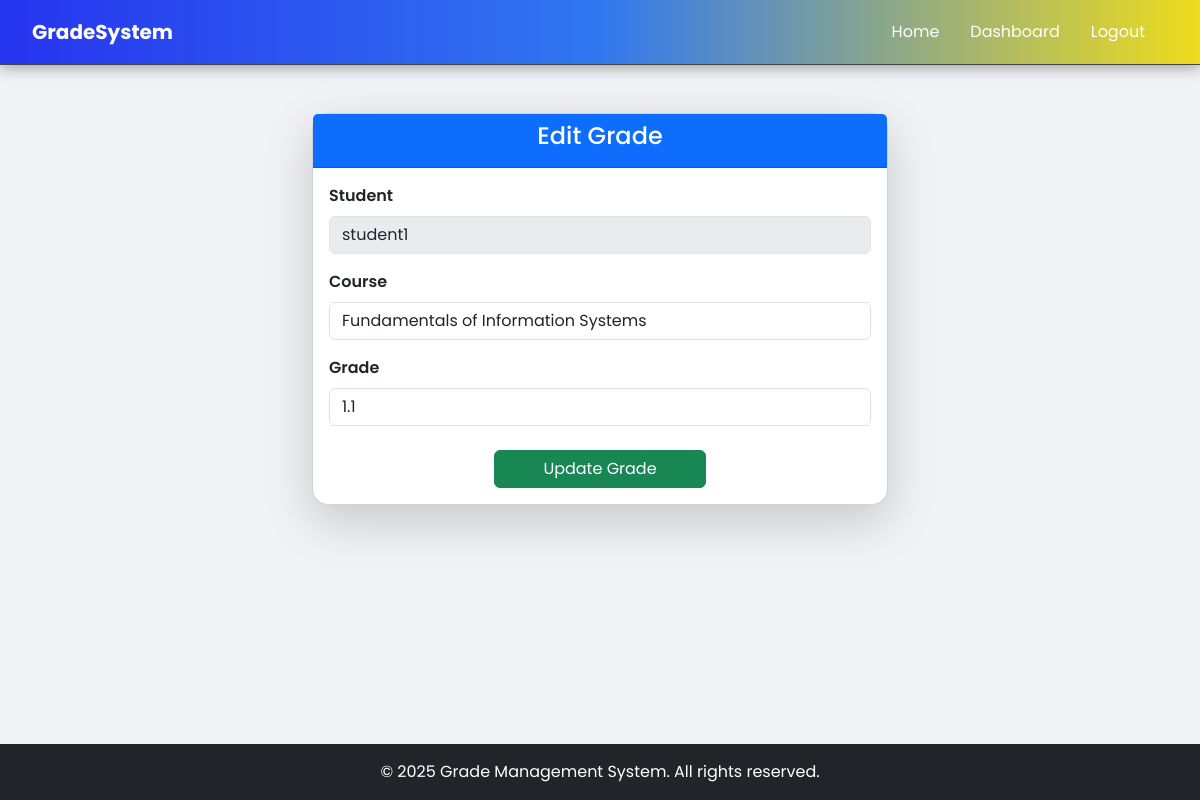
/edit-grade/3/ (signed in), run on an earlier commit of the app's database.
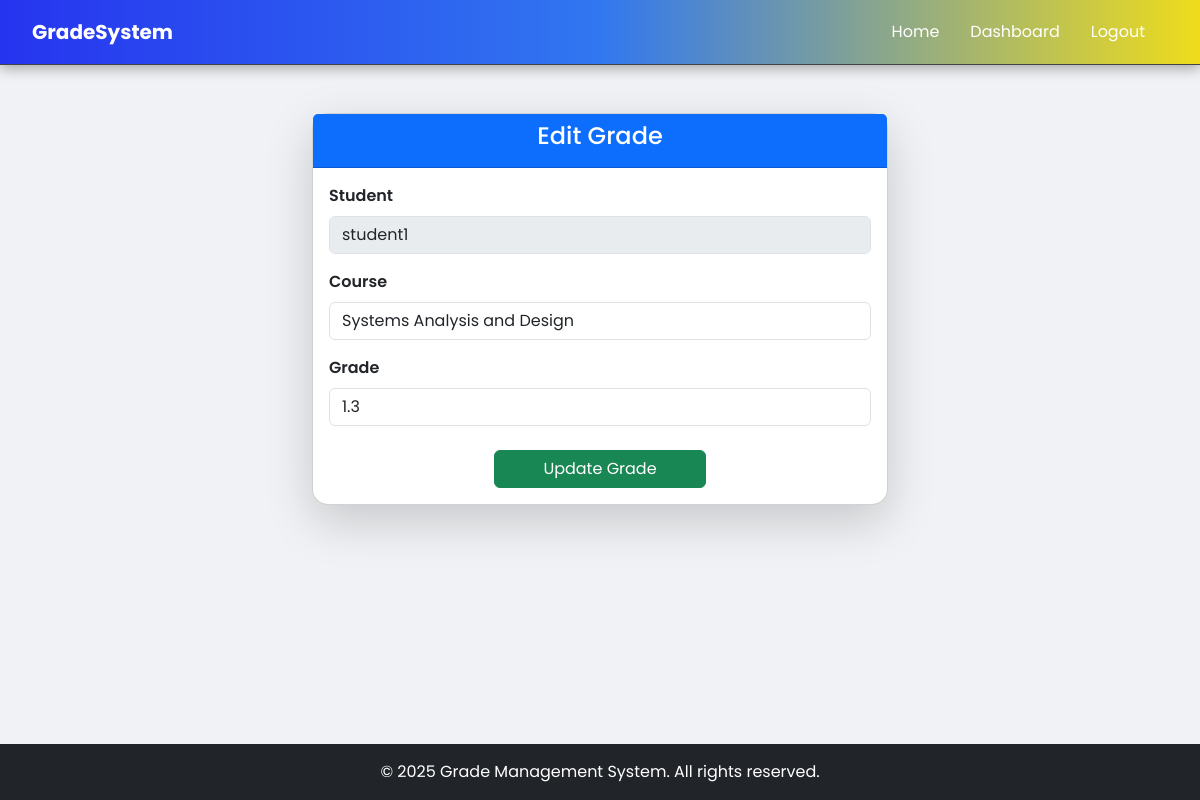
And on a later commit of the database.
### core/models.py (models this page shows, shortened)
class Grade(models.Model):
    student = models.ForeignKey(Student, on_delete=models.CASCADE)
    course = models.CharField(max_length=255)
    grade = models.CharField(max_length=5)
    year_level = models.CharField(
        max_length=10,
        choices=[
            ('1st Year', '1st Year'),
            ('2nd Year', '2nd Year'),
            ('3rd Year', '3rd Year'),
            ('4th Year', '4th Year'),
        ]
    )
    semester = models.CharField(
        max_length=10,
        choices=[
            ('1st Sem', '1st Sem'),
            ('2nd Sem', '2nd Sem'),
        ]
    )
    teacher = models.ForeignKey(Teacher, on_delete=models.SET_NULL, null=True)

class Student(models.Model):
    user = models.OneToOneField(User, on_delete=models.CASCADE)
    grade_level = models.CharField(max_length=50)

### core/views.py (the view)
# urls.py: path('edit-grade/<int:grade_id>/', views.edit_grade, name='edit_grade'),
@login_required
def edit_grade(request, grade_id):
    if hasattr(request.user, 'teacher'):
        grade = get_object_or_404(Grade, id=grade_id)
        if request.method == 'POST':
            grade.grade = request.POST['grade']
            grade.save()
            messages.success(request, "Grade updated successfully!")
            return redirect('teacher_dashboard')
        return render(request, 'edit_grade.html', {'grade': grade})
    return redirect('login')

### core/templates/edit_grade.html (shortened to what this page needs)
{% extends 'core/base.html' %}
{% block content %}
<div class="container mt-5" style="max-width: 600px;">
    <div class="card shadow-lg">
        <div class="card-header bg-primary text-white text-center">
            <h4>Edit Grade</h4>
        </div>
        <div class="card-body">
            <form method="POST">
                <div class="mb-3">
                    <label class="form-label fw-semibold">Student</label>
                    <input type="text" class="form-control" value="{{ grade.student.user.username }}" disabled>
                </div>
                <div class="mb-3">
                    <label for="course" class="form-label fw-semibold">Course</label>
                    <input type="text" name="course" id="course" class="form-control" value="{{ grade.course }}" required>
                </div>
                <div class="mb-3">
                    <label for="grade" class="form-label fw-semibold">Grade</label>
                    <input type="text" name="grade" id="grade" class="form-control" value="{{ grade.grade }}" required>
                </div>
                <div class="mt-4 text-center">
                    <button type="submit" class="btn btn-success px-5 mx-auto d-block">Update Grade</button>
                </div>
            </form>
        </div>
    </div>
</div>
{% endblock %}

What changed in the data, as far as the page shows it:
changed Grade "student1": course "Fundamentals of Information Systems" → "Systems Analysis and Design"; grade "1.1" → "1.3"
